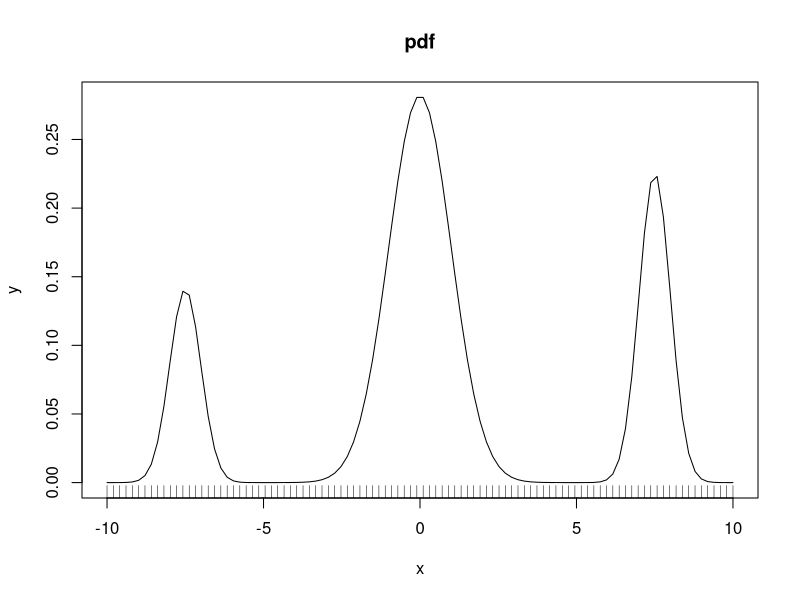
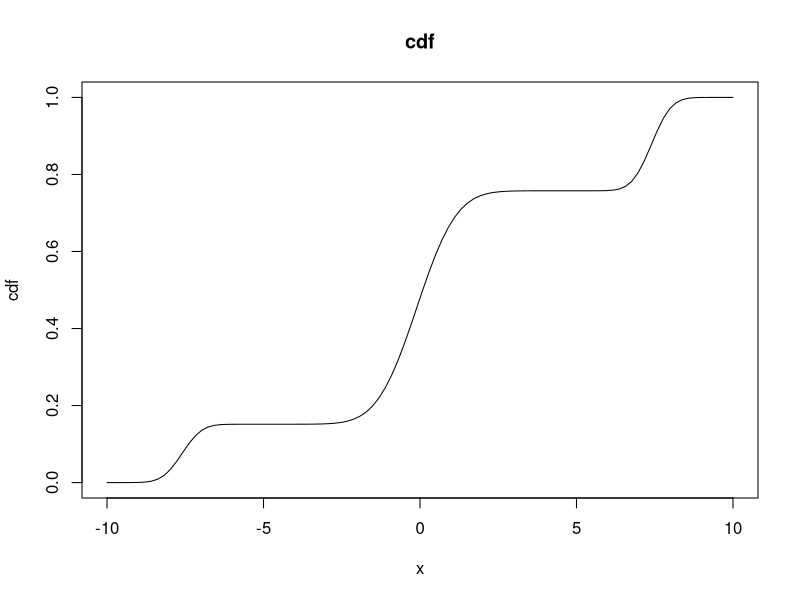

These figures' R source, in order:
set.seed(1)
n = 100
x = seq(-10,10,length=n)

fnrm = function(x, mu, sigma)
{
    ps = 2.0 * sigma ** 2.0
    e = exp((-(x - mu) ** 2.0) / ps)
    C = sqrt(2.0 * ps * acos(-1.0))
    e / C
}

# PDF function
f = function (x)
{
  rez <- 0
  rez <- rez + fnrm(x, 0, 1) 
  rez <- rez + 0.25*fnrm(x, -7.5, 0.5) 
  rez <- rez + 0.4*fnrm(x, 7.5, 0.5) 
  rez
}

y <- f(x)
plot(x,y,type="l")
rug(x)
title(main="pdf")

y <- y/sum(y)

cdf <- cumsum(y)

plot(x,cdf,type="l")
title(main="cdf")

cdf <- c(0, cdf)

n = 1000 # number of sample
random = NULL
sample = NULL
for(i in 1:n)
{
  rnd <- runif(1, 0, 1)

  # linear interpolation
  index <- which(cdf == min(cdf[cdf>rnd])) - 1
  x0 <- x[index]
  y0 <- cdf[index]
  x1 <- x[index + 1]
  y1 <- cdf[index + 1]
  fx <- x0 + (rnd - y0) * (x1 - x0) / (y1 - y0)

  random = c(random,  rnd)
  sample = c(sample,  fx)
}